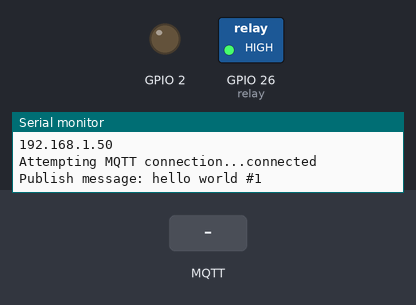
Simulated run of this sketch. Board: ESP32. On the bench: switched loads named in the sketch (green lamp = pin HIGH), output pins drawn as LEDs (lit = HIGH), the last lines printed to the serial monitor. The test bench sets the inputs (shaded band). WiFi joins after 1.5 s; servers stay silent unless stated; random numbers use the default seed unless the sketch sets one; no MQTT or app messages arrive unless stated.

Above: at 2.7 s.
2.8 s: MQTT message "aroma/cart1" arrives on the second subscribed topic
At 4.2 s:
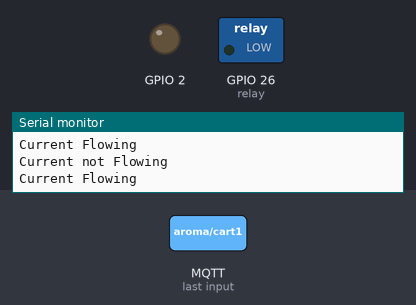
Timing chart, 0 to 8.3 s (numbered marks = the images above; inputs shaded):
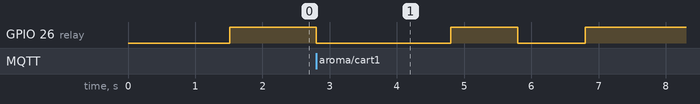

Measured:
- after the input at 2.8 s, GPIO 26 (relay): HIGH → LOW at once, → HIGH 2.0 s later, → LOW 1.0 s later, → HIGH 1.0 s later

The sketch:

Mist.ino
```cpp
/*Paragon Hackathon Competition 2022
 *Hari dan Tanggal  : 21 Agustus 2022
 *Nama Anggota 1      : Kayyisa Zahratulfirdaus
 *Nama Anggota 2      : Eraraya Morenzo Muten
 *Nama Anggota 3      : Alhan Izzaturohman
 *Nama File         :
 *Deskripsi         : Program untuk menyemprotkan isi parfum dari device dengan menggunakan mist module dan MQTT dash
 *
 *
 */

#include <WiFi.h>
#include <PubSubClient.h>

// Setting WiFi

const char* ssid = "Nama Wifi";
const char* password = "Password Wifi";
const char* mqtt_server = "broker.mqtt-dashboard.com";

WiFiClient espClient;
PubSubClient client(espClient);
unsigned long lastMsg = 0;
#define MSG_BUFFER_SIZE	(50)
char msg[MSG_BUFFER_SIZE];
int value = 0;

int payload_int = 0;
int dur1 = 0;
int dur2 = 0;
int dur3 = 0;

const int relay = 26;

void setup_wifi() {

  delay(10);
  // We start by connecting to a WiFi network
  Serial.println();
  Serial.print("Connecting to ");
  Serial.println(ssid);

  WiFi.mode(WIFI_STA);
  WiFi.begin(ssid, password);

  while (WiFi.status() != WL_CONNECTED) {
    delay(500);
    Serial.print(".");
  }

  randomSeed(micros());

  Serial.println("");
  Serial.println("WiFi connected");
  Serial.println("IP address: ");
  Serial.println(WiFi.localIP());
}

void callback(char* topic, byte* payload, unsigned int length) {
  Serial.print("Message arrived [");
  Serial.print(topic);
  Serial.print("] ");
  payload_int = 0;
  for (int i = 0; i < length; i++) {
    payload_int += ((((int)(char)payload[length-1-i]) - 48)*pow(10,i));
  }
  Serial.println(payload_int);

  if (!strcmp(topic, "aroma/cart1")) {
    Serial.println('t');

    dur1 = payload_int*1000;
    Serial.println(dur1);
  } else {
    Serial.println('f');
    // nyala mist dur1 milidetik
    digitalWrite(relay, LOW);
    Serial.println("Current Flowing");
    delay(1000);
    digitalWrite(relay, HIGH);
    Serial.println("Current not Flowing");
    delay(dur1);
    // mist mode 2
    digitalWrite(relay, LOW);
    Serial.println("Current Flowing");
    delay(1000);
    digitalWrite(relay, HIGH);
    Serial.println("Current not Flowing");
    delay(1000);
    // mist mati
    digitalWrite(relay, LOW);
    Serial.println("Current Flowing");
    delay(1000);
    digitalWrite(relay, HIGH);
    Serial.println("Current not Flowing");
    delay(1000);

  }

}

void reconnect() {
  // Loop until we're reconnected
  while (!client.connected()) {
    Serial.print("Attempting MQTT connection...");
    // Create a random client ID
    String clientId = "ESP8266Client-";
    clientId += String(random(0xffff), HEX);
    // Attempt to connect
    if (client.connect(clientId.c_str())) {
      Serial.println("connected");
      // Once connected, publish an announcement...
      //client.publish("outTopic", "hello world");
      // ... and resubscribe
      client.subscribe("aroma/cart1");
      client.subscribe("aroma/cart2");
      client.subscribe("aroma/cart3");
      client.subscribe("aroma/mix");
    } else {
      Serial.print("failed, rc=");
      Serial.print(client.state());
      Serial.println(" try again in 5 seconds");
      // Wait 5 seconds before retrying
      delay(5000);
    }
  }
}

void setup() {
  pinMode(BUILTIN_LED, OUTPUT);     // Initialize the BUILTIN_LED pin as an output
  Serial.begin(115200);
  setup_wifi();
  client.setServer(mqtt_server, 1883);
  client.setCallback(callback);

  pinMode(relay, OUTPUT);
  digitalWrite(relay, HIGH);
}

void loop() {

  if (!client.connected()) {
    reconnect();
  }
  client.loop();

  unsigned long now = millis();
  if (now - lastMsg > 2000) {
    lastMsg = now;
    ++value;
    snprintf (msg, MSG_BUFFER_SIZE, "hello world #%ld", value);
    Serial.print("Publish message: ");
    Serial.println(msg);
    client.publish("outTopic", msg);
  }
}
```
